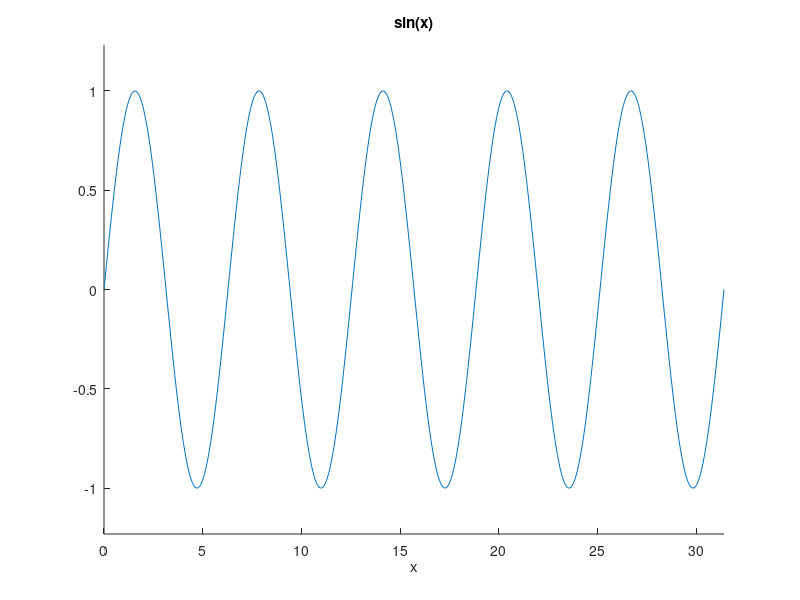

Here is the MATLAB script that generated this plot: (Note: this script raises an error after producing the figure.)
%function Ch06Sec04Prob20c.m
%
% This module creates a plot of both the square wave forcing function
% and the sine wave, and compares the graphs of the solution to the IVP 
% in Problem #20 for both forcing functions.  The solution to the IVP for
% the square wave function was already found using module Ch06Sec04Prob20.m
% and that code is adapted here.
%
% This routine calls the function 'Heaviside(c,x)', which returns a row vector
% containing 0 if x(i) < c and 1 otherwise.
%--------------------------------------------------------------------------

figure; hold on;
ezplot('sin(x)',[0,10*pi]);

n=60;
M=100;
len=2*(n+1)*M;

tpts=linspace(0,(n+1)*2*pi,len);

fpts=1;

for k = 1:10
    fpts=fpts + (-1)^k*2*Heaviside(k*pi,tpts);
end

plot(tpts, fpts, 'r');
title('Blue:  y = Sin(x);   Red: y = 1 + \Sigma_{k=1}^{n} (-1)^{k} u_{k\pi}(t)');
xlabel('t'); ylabel('y(t)');

%--------------------------------------------------------------------
%    Now plot solution curves.  The second part of this code is taken
%    verbatim from Ch06Sec04Prob20.m.
%--------------------------------------------------------------------
singlefig=figure;
hold on;
doublefig=figure;

% Plot solution to the IVP with forcing function y=sin(t)
ysin=inline('10*exp(-0.05*t)*cos(sqrt(0.9975)*t) + 1/(2*sqrt(0.9975))*exp(-0.05*t)*sin(sqrt(0.9975)*t) - 10*cos(t)','t');

% Make a grid of 2 plots; one of each solution separately
figure(doublefig);
subplot(1,2,1);
hold on;
fplot(ysin,[0,n*pi]);
title('Solution with Sinusoidal Forcing Function');
xlabel('t'); ylabel('y(t)');
axis([0 60*pi -15 15]);

% also, plot both solutions together
figure(singlefig);
fplot(ysin,[0,n*pi]);
title('Blue:  Sinusoidal Forcing Function;   Red: Square Wave Forcing Function');
xlabel('t'); ylabel('y(t)');

%========================================================
% Plot solution to IVP with square wave forcing function
%========================================================

% Define part of solution
b=sqrt(0.9975);
hstr=sprintf('1-exp(-0.05*t).*cos(%g*t) - 0.05/%g*exp(-0.05*t).*sin(%g*t)',b,b,b);
h=inline(hstr,'t');

%----------------------------------------------------
% Find the values of y for 0 < t < pi. 
%----------------------------------------------------
ypts=h(tpts);

%----------------------------------------------------
% Loop to build up the y-coordinates of the solution.
% When k moves up by one, tpts(k*M+1) jumps by pi.
%----------------------------------------------------
for k=1:n
    ypts(k*M+1:len)=ypts(k*M+1:len)+2*(-1)^k*h(tpts(k*M+1:len)-k*pi);
end

% Plot in a subplot window first
figure(doublefig);
subplot(1,2,2);
hold on;
plot(tpts,ypts,'r');
title('Solution with Square Wave Forcing Function');
xlabel('t'); ylabel('y(t)');
axis([0 60*pi -15 15]);

% Now plot it in the shared figure window
figure(singlefig);
plot(tpts,ypts,'r');
